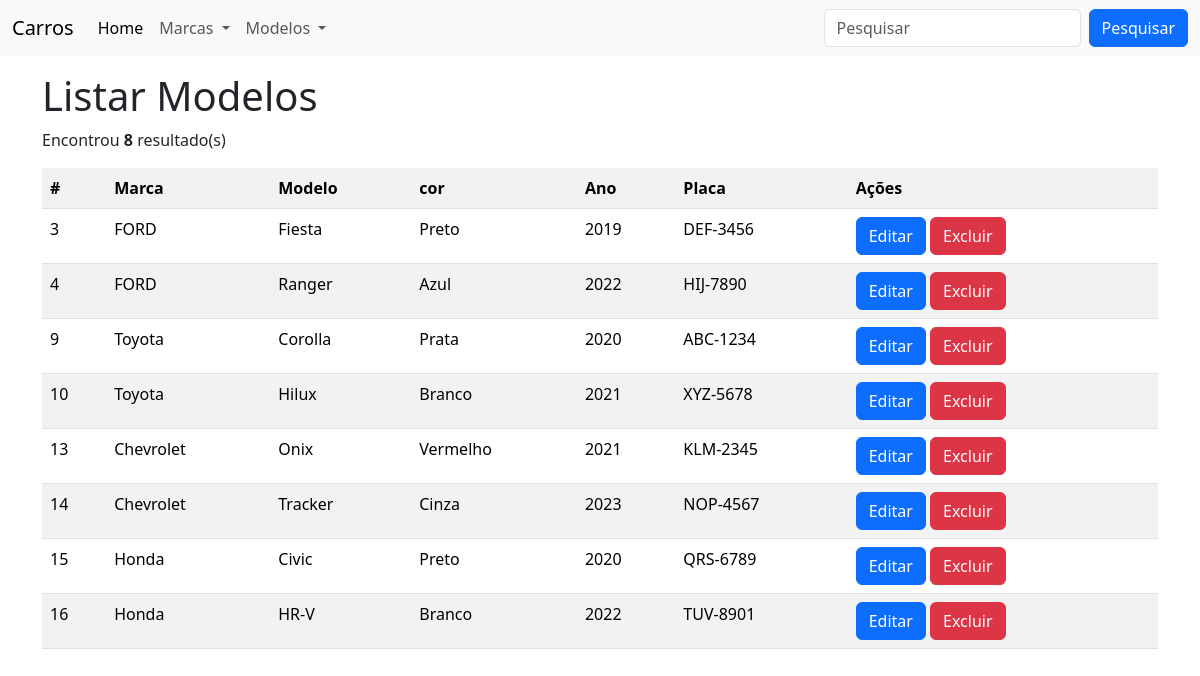
The app's page /?page=listar_modelos with its own data.
### tables this page shows
CREATE TABLE `modelo` (
  `id_modelo` int NOT NULL,
  `marca_id_marca` int DEFAULT NULL,
  `nome_modelo` varchar(100) NOT NULL,
  `cor_modelo` varchar(50) DEFAULT NULL,
  `ano_modelo` year DEFAULT NULL,
  `placa_modelo` varchar(20) DEFAULT NULL
);

CREATE TABLE `marca` (
  `id_marca` int NOT NULL,
  `nome_marca` varchar(100) NOT NULL
);

### listar_modelos.php (the view)
<h1>Listar Modelos</h1>
<?php
$sql = 'SELECT * FROM modelo
INNER JOIN marca WHERE marca_id_marca=id_marca';
$res = $conn->query($sql);
$qtd = $res->num_rows;
if ($qtd>0) {
    echo "<p>Encontrou <b>$qtd</b> resultado(s)</p>";
    echo "<table class='table table-striped table-hover'>";
    echo "<tr>";
       echo "<th>#</th>";
       echo "<th>Marca</th>";
       echo "<th>Modelo</th>";
       echo "<th>cor </th>";
       echo "<th>Ano</th>";
       echo "<th>Placa</th>";
       echo "<th>Ações</th>";
       echo"</tr>";
    while ($row = $res->fetch_object()) {
        echo "<tr>";
        echo "<td>$row->id_modelo</td>";
        echo "<td>$row->nome_marca</td>";
        echo "<td>$row->nome_modelo</td>";
        echo "<td>$row->cor_modelo</td>";
        echo "<td>$row->ano_modelo</td>";
        echo "<td>$row->placa_modelo</td>";
        echo "<td>
           <button onclick=\"location.href='?page=editar_modelos&id_modelo=".$row->id_modelo."';\" class='btn btn-primary'>Editar</button>
           <button onclick=\"if(confirm('tem certeza que deseja excluir?')){location.href='?page=salvar_modelos&acao=excluir&id_modelo=".$row->id_modelo."';}else {false;}\" class='btn btn-danger'>Excluir</button>
           </td>";
        echo"</tr>";
    }
}else{
    echo "não encontrou resultado";
}
?>

### records on screen
modelo: id_modelo "3", marca_id_marca.nome_marca "FORD", nome_modelo "Fiesta", cor_modelo "Preto", ano_modelo "2019", placa_modelo "DEF-3456"
modelo: id_modelo "4", marca_id_marca.nome_marca "FORD", nome_modelo "Ranger", cor_modelo "Azul", ano_modelo "2022", placa_modelo "HIJ-7890"
modelo: id_modelo "9", marca_id_marca.nome_marca "Toyota", nome_modelo "Corolla", cor_modelo "Prata", ano_modelo "2020", placa_modelo "ABC-1234"
modelo: id_modelo "10", marca_id_marca.nome_marca "Toyota", nome_modelo "Hilux", cor_modelo "Branco", ano_modelo "2021", placa_modelo "XYZ-5678"
modelo: id_modelo "13", marca_id_marca.nome_marca "Chevrolet", nome_modelo "Onix", cor_modelo "Vermelho", ano_modelo "2021", placa_modelo "KLM-2345"
modelo: id_modelo "14", marca_id_marca.nome_marca "Chevrolet", nome_modelo "Tracker", cor_modelo "Cinza", ano_modelo "2023", placa_modelo "NOP-4567"
modelo: id_modelo "15", marca_id_marca.nome_marca "Honda", nome_modelo "Civic", cor_modelo "Preto", ano_modelo "2020", placa_modelo "QRS-6789"
modelo: id_modelo "16", marca_id_marca.nome_marca "Honda", nome_modelo "HR-V", cor_modelo "Branco", ano_modelo "2022", placa_modelo "TUV-8901"

### other values on screen
$qtd "8"
